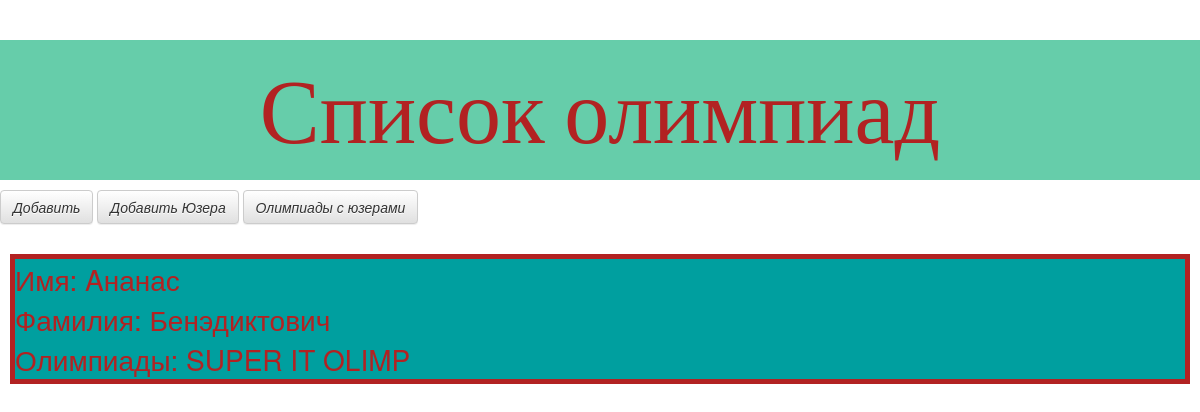
The page /user/2/ on the database its author committed.
### feed/models.py (models this page shows, shortened)
class Trier(models.Model):
    Name = models.CharField(max_length=100)
    LastName = models.CharField(max_length=100)
    SecondName = models.CharField(max_length=100)
    Fomka = models.IntegerField(blank=True,null=True)
    Olympics1 = models.ForeignKey(Olimp, on_delete = models.CASCADE, related_name='First_olimp')
    Olympics2 = models.ForeignKey(Olimp, on_delete = models.CASCADE, related_name='Olympics2')#, on_delete = models.CASCADE, related_name='Second_olimp')
    Olympics3 = models.ForeignKey(Olimp, on_delete = models.CASCADE, related_name='Olympics3')

class Olimp(models.Model):
    Title = models.CharField(max_length=100)
    Description = models.TextField()
    Date_Start = models.DateTimeField(blank=True,null=True)
    Date_End = models.DateTimeField(blank=True,null=True)
    Site = models.URLField(blank=True)
    tags = models.CharField(max_length=200, blank=True)
    def __str__(self):
        return self.Title

### feed/views.py (the view)
# urls.py: path('user/<int:pk>/', views.user_detail, name="user_detail"),
def user_detail(request,pk):
    trier = get_object_or_404(Trier, pk=pk)
    olimp = ", ".join(list(map(str,list({trier.Olympics1,trier.Olympics2, trier.Olympics3,}))))
    return render(request, 'feed/user_detail.html', {'trier': trier, 'olimp': olimp})

### feed/templates/feed/user_detail.html
{%extends 'feed/base.html'%}
     {%block content%}
            <div class='olimp_desc'>
                Имя: {{trier.Name}}<br>
                Фамилия: {{trier.LastName}}<br>
                Олимпиады: {{olimp}}<br>
            </div>
{%endblock%}

### feed/static/css/olimp.css (style rules this page uses)
.olimp_desc { color: #B22222; font-size: 28px; border: 5px solid #B22222; background-color: #009F9F; margin: 10px; }

### rows shown on the page
Trier: Name "Aнанас", LastName "Бенэдиктович"
Olimp: Title "SUPER IT OLIMP"
